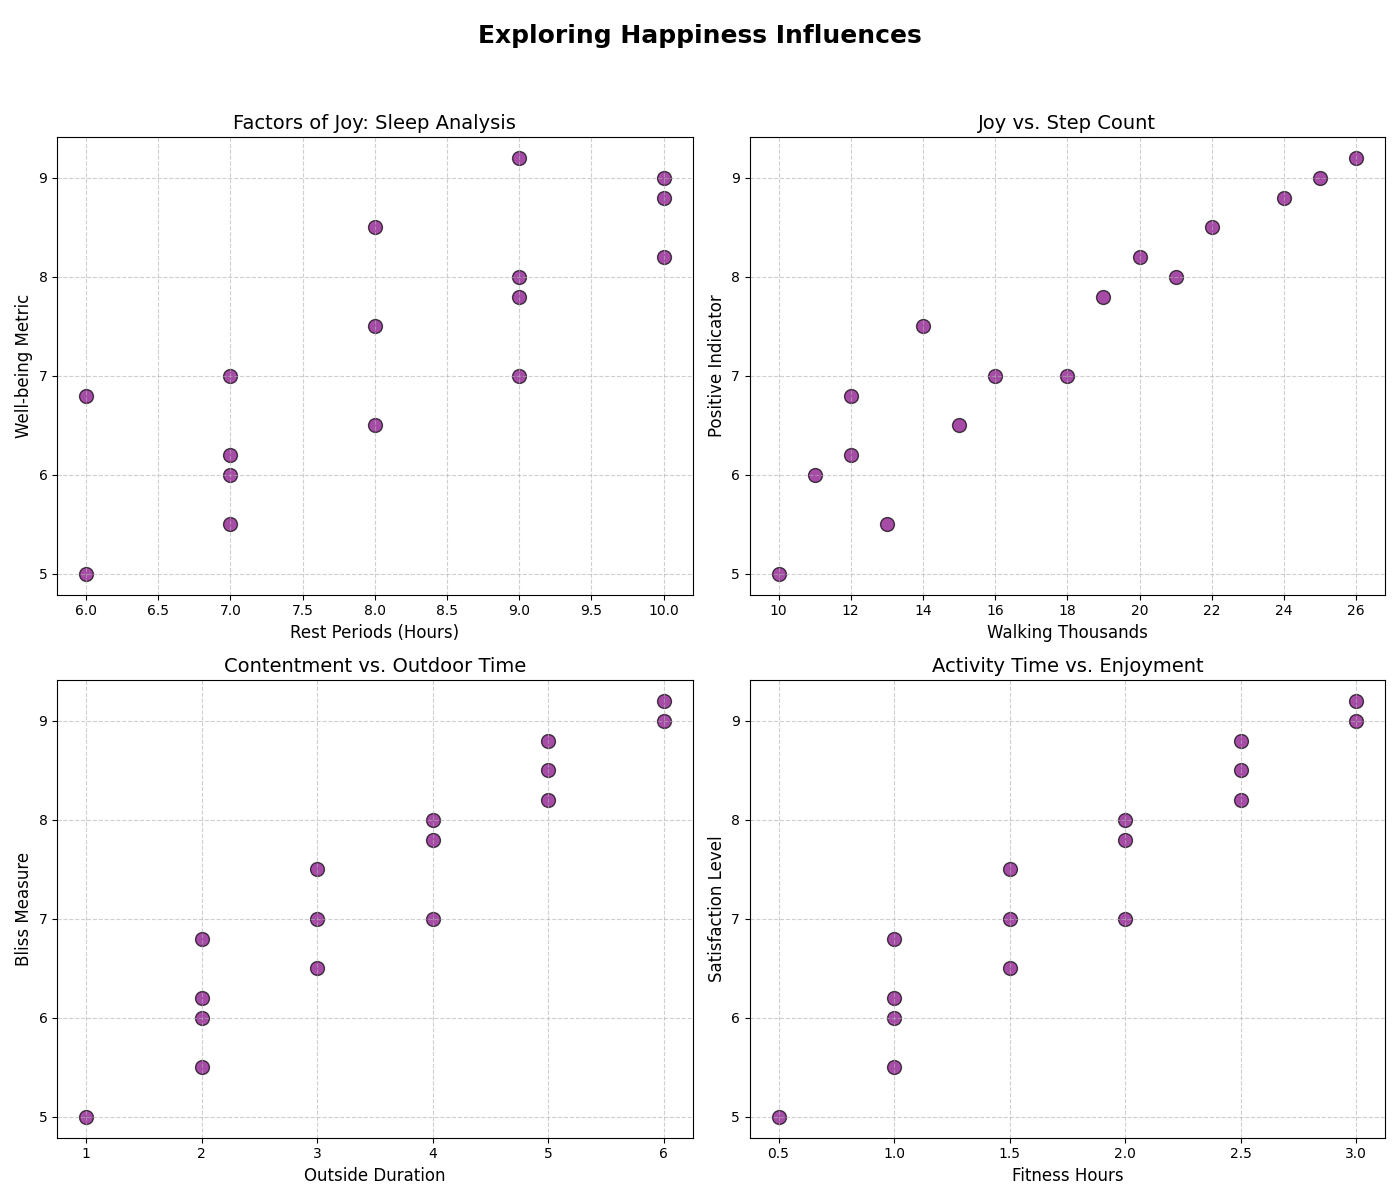

Reproduce this figure in Python.
import matplotlib.pyplot as plt
import numpy as np

# Data for the analysis
happiness_score = np.array([5.0, 6.2, 6.5, 6.0, 7.0, 8.2, 7.5, 7.8, 9.0, 8.5, 7.0, 6.8, 8.0, 8.8, 9.2, 5.5])
sleep_hours = np.array([6, 7, 8, 7, 9, 10, 8, 9, 10, 8, 7, 6, 9, 10, 9, 7])
daily_steps = np.array([10, 12, 15, 11, 18, 20, 14, 19, 25, 22, 16, 12, 21, 24, 26, 13])
outdoor_hours = np.array([1, 2, 3, 2, 4, 5, 3, 4, 6, 5, 3, 2, 4, 5, 6, 2])
exercise_duration = np.array([0.5, 1.0, 1.5, 1.0, 2.0, 2.5, 1.5, 2.0, 3.0, 2.5, 1.5, 1.0, 2.0, 2.5, 3.0, 1.0])

# Change to 2x2 subplot grid
fig, axs = plt.subplots(2, 2, figsize=(14, 12))
fig.suptitle("Exploring Happiness Influences", fontsize=18, fontweight='bold')

# Scatter plot for Happiness vs. Sleep Hours
axs[0, 0].scatter(sleep_hours, happiness_score, color='purple', s=100, edgecolor='black', alpha=0.7)
axs[0, 0].set_title("Factors of Joy: Sleep Analysis", fontsize=14)
axs[0, 0].set_xlabel("Rest Periods (Hours)", fontsize=12)
axs[0, 0].set_ylabel("Well-being Metric", fontsize=12)
axs[0, 0].grid(True, linestyle='--', alpha=0.6)

# Scatter plot for Happiness vs. Daily Steps
axs[0, 1].scatter(daily_steps, happiness_score, color='purple', s=100, edgecolor='black', alpha=0.7)
axs[0, 1].set_title("Joy vs. Step Count", fontsize=14)
axs[0, 1].set_xlabel("Walking Thousands", fontsize=12)
axs[0, 1].set_ylabel("Positive Indicator", fontsize=12)
axs[0, 1].grid(True, linestyle='--', alpha=0.6)

# Scatter plot for Happiness vs. Outdoor Hours
axs[1, 0].scatter(outdoor_hours, happiness_score, color='purple', s=100, edgecolor='black', alpha=0.7)
axs[1, 0].set_title("Contentment vs. Outdoor Time", fontsize=14)
axs[1, 0].set_xlabel("Outside Duration", fontsize=12)
axs[1, 0].set_ylabel("Bliss Measure", fontsize=12)
axs[1, 0].grid(True, linestyle='--', alpha=0.6)

# Scatter plot for Happiness vs. Exercise Duration
axs[1, 1].scatter(exercise_duration, happiness_score, color='purple', s=100, edgecolor='black', alpha=0.7)
axs[1, 1].set_title("Activity Time vs. Enjoyment", fontsize=14)
axs[1, 1].set_xlabel("Fitness Hours", fontsize=12)
axs[1, 1].set_ylabel("Satisfaction Level", fontsize=12)
axs[1, 1].grid(True, linestyle='--', alpha=0.6)

fig.tight_layout(rect=[0, 0, 1, 0.95])
plt.show()
